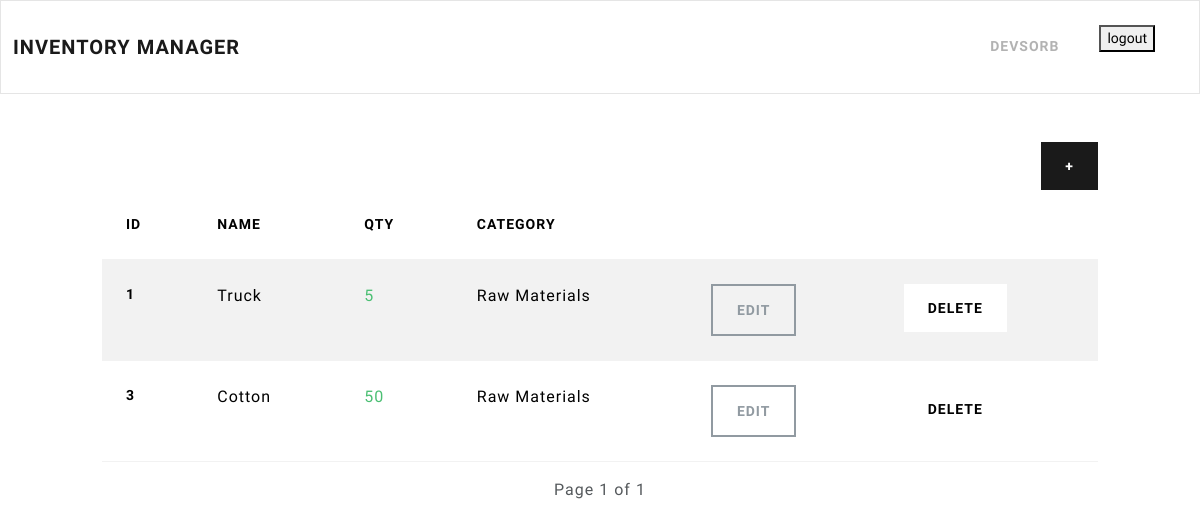
The app's page /dashboard/ (signed in), older data.
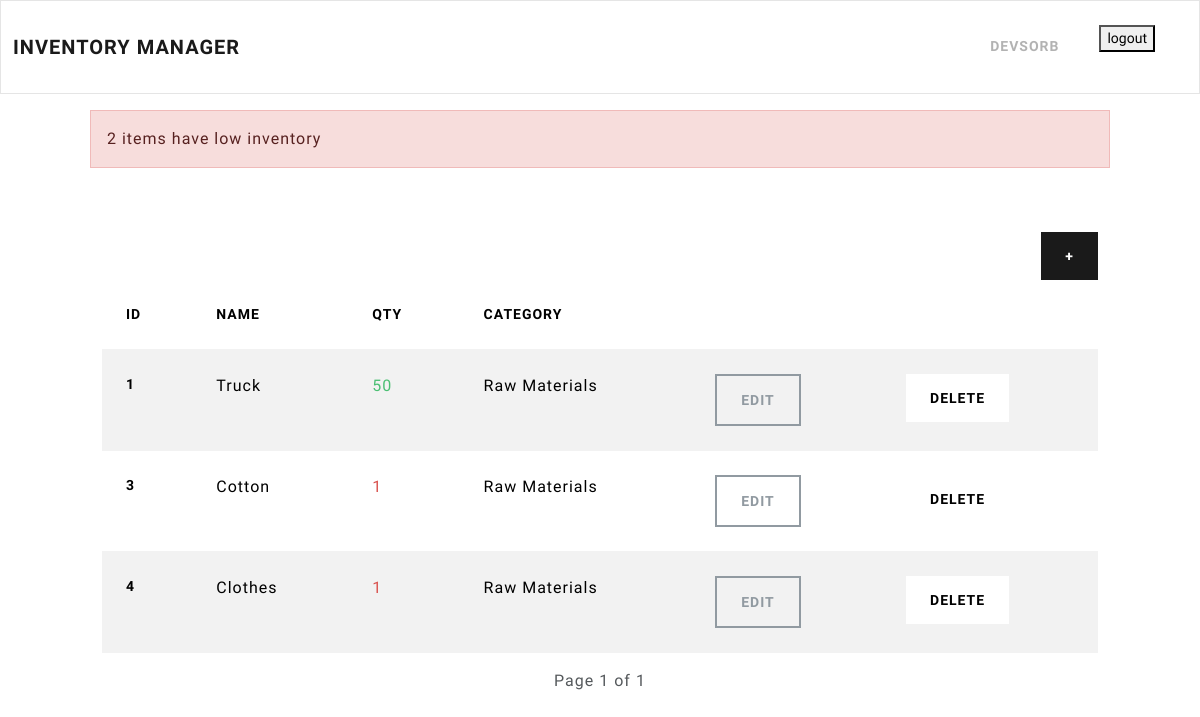
The same page, newer data.
### inventory/models.py (models this page shows, shortened)
class InventoryItem(models.Model):
    name = models.CharField(max_length=200)
    quantity = models.PositiveIntegerField()
    category = models.ForeignKey('Category', on_delete=models.SET_NULL, blank=True, null=True)
    date_created =models.DateTimeField(auto_now_add=True)
    user = models.ForeignKey('auth.User', on_delete=models.CASCADE)

class Category(models.Model):
    name = models.CharField(max_length=200)
    class Meta:
        verbose_name_plural ='categories'

### inventory/views.py (the view, shortened to what this page needs)
# urls.py: path('dashboard/', Dashboard.as_view(), name='dashboard'),
class Dashboard(LoginRequiredMixin, View):
    def get(self, request):
        items = InventoryItem.objects.filter(user=self.request.user.id).order_by("id")
        paginator = Paginator(items, 5)
        page_number = request.GET.get("page")
        page_obj = paginator.get_page(page_number)
        low_inventory = InventoryItem.objects.filter(
            user=self.request.user.id, quantity__lte=LOW_QUANTITY
        )
        if low_inventory.count() > 0:
            if low_inventory.count() > 1:
                messages.error(
                    request,
                    ngettext(
                        "%(count)d item has low inventory",
                        "%(count)d items have low inventory",
                        low_inventory.count(),
                    )
                    % {"count": low_inventory.count()},
                )
        low_inventory_ids = InventoryItem.objects.filter(
            user=self.request.user.id, quantity__lte=LOW_QUANTITY
        ).values_list("id", flat=True)
        return render(
            request,
            "inventory/dashboard.html",
            {"page_obj": page_obj, "low_inventory_ids": low_inventory_ids},
        )

### inventory/templates/inventory/dashboard.html (shortened to what this page needs)
{% extends 'inventory/base.html' %}
{% load i18n %}
{% block content %}
	{% if messages %}
		<div class="row mt-3">
			{% for message in messages %}
				{% if message.tags == 'error' %}
					<div class="col-md-10 col-12 mx-auto alert alert-danger">
						{{ message }}
					</div>
				{% else %}
					<div class="col-md-10 col-12 mx-auto alert alert-success">
						{{ message }}
					</div>
				{% endif %}
			{% endfor %}
		</div>
	{% endif %}
	<div class="row">
		<div class="col-md-10 col-12 mx-auto mt-5">
			<div class="d-flex justify-content-end">
				<a href="{% url 'add-item' %}" class="btn btn-primary">+</a>
			</div>
			<table class="table table-hover table-striped">
				<thead>
					<tr>
						<th scope="col">{% trans "ID" %}</th>
						<th scope="col">{% trans "Name" %}</th>
						<th scope="col">{% trans "Qty" %}</th>
						<th scope="col">{% trans "Category" %}</th>
						<th scope="col"></th>
						<th scope="col"></th>
					</tr>
				</thead>
				<tbody>
					{% for item in page_obj %}
					<tr>
						<th scope="row">{{ item.id }}</th>
						<td>{{ item.name }}</td>
						{% if item.id in low_inventory_ids %}
							<td class="text-danger">{{ item.quantity }}</td>
						{% else %}
							<td class="text-success">{{ item.quantity }}</td>
						{% endif %}
						<td>{{ item.category.name }}</td>
						<td><a href="{% url 'edit-item' item.id %}" class="btn btn-outline-secondary">{% trans "Edit" %}</a></td>
						<td><a href="{% url 'delete-item' item.id %}" class="btn btn-secondary">{% trans "Delete" %}</a></td>
					</tr>
					{% endfor %}
				</tbody>
			</table>
			<div class="d-flex justify-content-between align-items-center mt-3">
    <span>Page {{ page_obj.number }} of {{ page_obj.paginator.num_pages }}</span>
</div>
		</div>
{% endblock content %}

Row changes from the older to the newer data that the page shows:
changed InventoryItem "Truck": quantity "5" → "50"
changed InventoryItem "Cotton": quantity "50" → "1"
added InventoryItem: id "4", name "Clothes", quantity "1", category.name "Raw Materials"
Text that changed along with them:
new list line: "2 items have low inventory"
